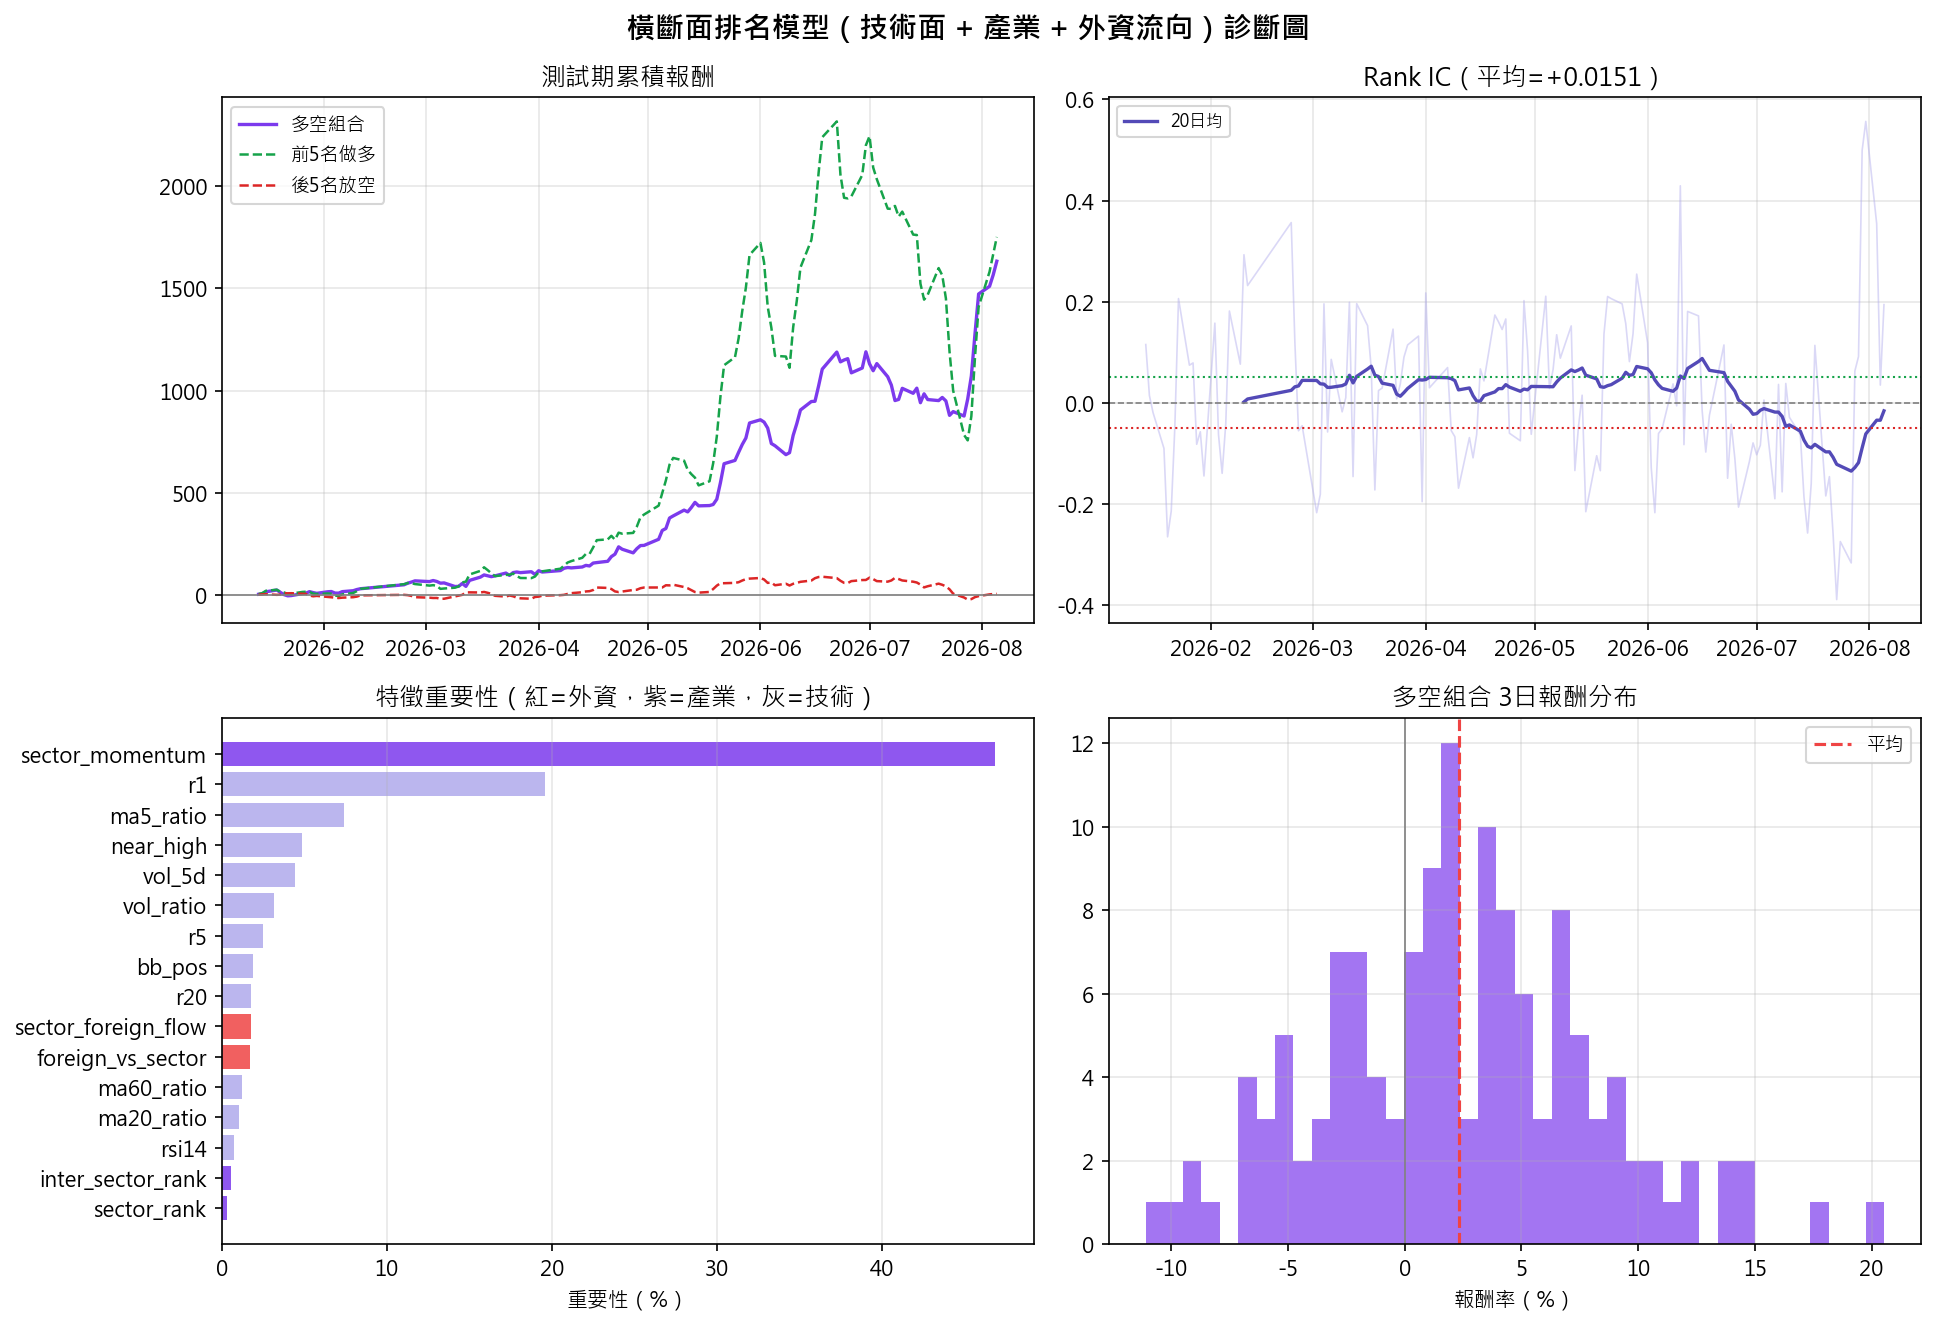

This chart was generated by the following Python code:
# day29_sector_foreign_flow.py — 加入產業群組外資流向特徵
# 在 day28_sector_ranking.py 基礎上新增：
#   sector_foreign_flow : 該股所屬產業群組的外資近5日累積買超（標準化）
#   foreign_vs_sector   : 個股外資買超相對同群組的強弱

from __future__ import annotations
import argparse
import warnings
from dataclasses import dataclass
from pathlib import Path
from datetime import date, timedelta

import matplotlib
matplotlib.use("Agg")
import matplotlib.pyplot as plt
import numpy as np
import pandas as pd
import yfinance as yf
from FinMind.data import DataLoader
from scipy.stats import spearmanr
from sklearn.ensemble import RandomForestRegressor

warnings.filterwarnings("ignore")

plt.rcParams["font.family"] = "Microsoft JhengHei"
plt.rcParams["axes.unicode_minus"] = False

DEFAULT_PERIOD  = "3y"
DEFAULT_OUTPUT  = "day29_sector_foreign_flow.png"
FORWARD_DAYS    = 3
TEST_SIZE       = 0.2
TOP_N           = 5
RANDOM_STATE    = 42
INST_DAYS       = 400   # 抓幾天的三大法人資料

from watchlist import ALL_STOCKS
STOCKS = ALL_STOCKS

# 產業分群（與 day28 相同）
SECTOR_MAP = {
    "聯發科": "A_chip", "世芯-KY": "A_chip", "訊芯-KY": "A_chip",
    "晶心科": "A_chip", "智原": "A_chip", "M31": "A_chip",
    "聯詠": "A_chip", "原相": "A_chip", "光寶科": "A_chip", "所羅門": "A_chip",
    "南亞科": "B_memory", "華邦電": "B_memory", "旺宏": "B_memory",
    "台積電": "C_osat", "日月光投控": "C_osat", "力成": "C_osat",
    "穩懋": "C_osat", "超豐": "C_osat", "IET-KY": "C_osat",
    "台表科": "C_osat", "全新": "C_osat",
    "南電": "D_pcb", "欣興": "D_pcb", "臻鼎-KY": "D_pcb",
    "家登": "D_pcb", "弘塑": "D_pcb",
    "廣達": "E_server", "英業達": "E_server", "緯創": "E_server",
    "鴻海": "E_server", "緯穎": "E_server", "樺漢": "E_server", "研華": "E_server",
    "奇鋐": "F_thermal", "貿聯-KY": "F_thermal",
    "國巨": "G_passive", "凱美": "G_passive", "尼克森": "G_passive",
    "志聖": "H_equip", "中砂": "H_equip", "家碩": "H_equip",
    "商丞": "H_equip", "鈦昇": "H_equip", "意德士": "H_equip",
    "技嘉": "I_other", "華碩": "I_other", "群創": "I_other",
    "宏達電": "I_other", "晟銘電": "I_other", "倉佑": "I_other",
    "東陽": "I_other", "文曄": "I_other", "慧洋-KY": "I_other",
}

TECH_FEATURES = [
    "r1", "r5", "r20", "ma5_ratio", "ma20_ratio", "ma60_ratio",
    "vol_ratio", "vol_5d", "rsi14", "bb_pos", "near_high",
]
SECTOR_FEATURES = ["sector_momentum", "sector_rank", "inter_sector_rank"]
INST_FEATURES   = ["sector_foreign_flow", "foreign_vs_sector"]
ALL_FEATURES    = TECH_FEATURES + SECTOR_FEATURES + INST_FEATURES


@dataclass(frozen=True)
class RankingResult:
    model: RandomForestRegressor
    train_data: pd.DataFrame
    test_data: pd.DataFrame
    daily_results: pd.DataFrame
    feature_importances: pd.Series
    latest_date: pd.Timestamp
    latest_ranking: pd.DataFrame


def download_market_data(symbols, period):
    raw = yf.download(symbols, period=period, progress=False,
                      auto_adjust=True, group_by="ticker")
    prices_dict, volumes_dict = {}, {}
    for sym in symbols:
        name = STOCKS[sym]
        try:
            if sym in raw.columns.get_level_values(0):
                prices_dict[name]  = raw[sym]["Close"]
                volumes_dict[name] = raw[sym]["Volume"]
        except Exception:
            pass
    prices  = pd.DataFrame(prices_dict).ffill().bfill()
    volumes = pd.DataFrame(volumes_dict).ffill().bfill()
    return prices, volumes


def calc_rsi(prices, window=14):
    delta = prices.diff()
    gain  = delta.clip(lower=0).rolling(window).mean()
    loss  = (-delta.clip(upper=0)).rolling(window).mean()
    return 100 - (100 / (1 + gain / loss.replace(0, np.nan)))


def build_tech_features(price, volume):
    f = pd.DataFrame(index=price.index)
    r1 = price.pct_change(1)
    f["r1"]         = r1
    f["r5"]         = price.pct_change(5)
    f["r20"]        = price.pct_change(20)
    f["ma5_ratio"]  = price / price.rolling(5).mean()  - 1
    f["ma20_ratio"] = price / price.rolling(20).mean() - 1
    f["ma60_ratio"] = price / price.rolling(60).mean() - 1
    f["vol_ratio"]  = volume / volume.rolling(20).mean()
    f["vol_5d"]     = r1.rolling(5).std()
    f["rsi14"]      = calc_rsi(price)
    bb_mid = price.rolling(20).mean()
    bb_std = price.rolling(20).std()
    f["bb_pos"]     = (price - (bb_mid - 2*bb_std)) / (4*bb_std).replace(0, np.nan)
    f["near_high"]  = price / price.rolling(20).max() - 1
    f["future_3d"]  = price.pct_change(FORWARD_DAYS).shift(-FORWARD_DAYS)
    return f.replace([np.inf, -np.inf], np.nan)


def fetch_institutional_data(names: list[str]) -> dict:
    """抓取多檔股票的外資買賣超，回傳 {name: pd.Series(net_foreign, index=date)}"""
    dl = DataLoader()
    start = (date.today() - timedelta(days=INST_DAYS)).strftime("%Y-%m-%d")
    code_map = {v: k.replace(".TW","").replace(".TWO","") for k, v in STOCKS.items()}

    inst_dict = {}
    success, failed = 0, 0

    print(f"  抓取外資資料（{len(names)} 檔，約需 2-3 分鐘）...")
    for name in names:
        code = code_map.get(name)
        if not code:
            continue
        try:
            df = dl.taiwan_stock_institutional_investors(
                stock_id=code, start_date=start
            )
            if df.empty:
                failed += 1
                continue
            # 只取外資買賣超
            foreign = df[df["name"] == "Foreign_Investor"].copy()
            foreign["net"] = foreign["buy"] - foreign["sell"]
            series = foreign.groupby("date")["net"].sum()
            series.index = pd.to_datetime(series.index)
            inst_dict[name] = series
            success += 1
        except Exception:
            failed += 1

    print(f"  外資資料：成功 {success} 檔，失敗 {failed} 檔")
    return inst_dict


def add_all_features(panel: pd.DataFrame, inst_dict: dict) -> pd.DataFrame:
    """新增產業特徵 + 外資流向特徵"""
    panel = panel.copy()
    panel["sector"] = panel.index.get_level_values("Ticker").map(SECTOR_MAP).fillna("Z_unknown")

    # ── 先加外資買賣超到 panel ──────────────────────
    panel["foreign_net"] = np.nan
    for name, series in inst_dict.items():
        mask = panel.index.get_level_values("Ticker") == name
        # 對齊日期，用 ffill 填補缺漏的交易日
        aligned = series.reindex(panel[mask].index.get_level_values("Date"), method="ffill")
        panel.loc[mask, "foreign_net"] = aligned.values

    panel["foreign_net"] = panel["foreign_net"].fillna(0)

    # ── 按日期計算所有特徵 ──────────────────────────
    results = []
    for dt, day_df in panel.groupby(level="Date"):
        day_df = day_df.copy()

        # 1. sector_rank
        day_df["sector_rank"] = day_df.groupby("sector")["r1"].rank(pct=True)

        # 2. sector_momentum
        day_df["sector_momentum"] = day_df.groupby("sector")["r5"].transform("mean")

        # 3. inter_sector_rank
        sector_means   = day_df.groupby("sector")["r5"].mean()
        stock_sec_mean = day_df["sector"].map(sector_means)
        day_df["inter_sector_rank"] = (day_df["r5"] - stock_sec_mean).rank(pct=True)

        # 4. sector_foreign_flow：群組外資近5日標準化買超
        #    （這裡用當日的 foreign_net 加總代替，真實應用需 rolling，簡化處理）
        sec_foreign = day_df.groupby("sector")["foreign_net"].transform("sum")
        sec_foreign_std = sec_foreign.std()
        day_df["sector_foreign_flow"] = (
            sec_foreign / sec_foreign_std if sec_foreign_std > 0 else 0
        )

        # 5. foreign_vs_sector：個股外資 - 群組均值
        sec_foreign_mean = day_df.groupby("sector")["foreign_net"].transform("mean")
        diff = day_df["foreign_net"] - sec_foreign_mean
        diff_std = diff.std()
        day_df["foreign_vs_sector"] = diff / diff_std if diff_std > 0 else 0

        results.append(day_df)

    return pd.concat(results).drop(columns=["sector", "foreign_net"])


def build_panel(prices, volumes, inst_dict):
    frames = []
    for ticker in prices.columns:
        f = build_tech_features(prices[ticker], volumes[ticker])
        f["Ticker"] = ticker
        frames.append(f)
    panel = pd.concat(frames)
    panel.index.name = "Date"
    panel = panel.set_index("Ticker", append=True).sort_index()

    print("  計算產業 + 外資流向特徵...")
    panel = add_all_features(panel, inst_dict)
    return panel


def split_train_test(panel):
    clean = panel.dropna(subset=ALL_FEATURES + ["future_3d"]).copy()
    dates = clean.index.get_level_values("Date").unique().sort_values()
    split = int(len(dates) * (1 - TEST_SIZE))
    train_d = dates[:split]
    test_d  = dates[split:]
    train = clean.loc[clean.index.get_level_values("Date").isin(train_d)]
    test  = clean.loc[clean.index.get_level_values("Date").isin(test_d)]
    return train, test


def train_model(train):
    model = RandomForestRegressor(
        n_estimators=300, max_depth=6,
        min_samples_leaf=20, random_state=RANDOM_STATE, n_jobs=-1,
    )
    model.fit(train[ALL_FEATURES], train["future_3d"])
    return model


def evaluate(test, preds):
    scored = test.copy()
    scored["predicted"] = preds
    rows = []
    for dt, group in scored.groupby(level="Date"):
        if len(group) < TOP_N * 2:
            continue
        ranked = group.sort_values("predicted", ascending=False)
        rows.append({
            "date":       dt,
            "long":       ranked["future_3d"].head(TOP_N).mean(),
            "short":      ranked["future_3d"].tail(TOP_N).mean(),
            "long_short": ranked["future_3d"].head(TOP_N).mean() - ranked["future_3d"].tail(TOP_N).mean(),
            "spearman":   spearmanr(ranked["predicted"], ranked["future_3d"])[0]
                          if ranked["predicted"].nunique() > 1 else np.nan,
        })
    return pd.DataFrame(rows).set_index("date").dropna()


def predict_latest(model, panel):
    lf = panel.dropna(subset=ALL_FEATURES)
    latest_date = lf.index.get_level_values("Date").max()
    cross = lf.xs(latest_date, level="Date").copy()
    cross["predicted"] = model.predict(cross[ALL_FEATURES])
    cross["Rank"] = cross["predicted"].rank(ascending=False, method="first").astype(int)
    return latest_date, cross.sort_values("Rank").reset_index()


def print_summary(result):
    daily = result.daily_results
    lc = (1 + daily["long"]).cumprod() - 1
    sc = (1 + daily["short"]).cumprod() - 1
    ls = (1 + daily["long_short"]).cumprod() - 1

    print("\n" + "="*62)
    print("📈 橫斷面排名模型（技術面 + 產業特徵 + 外資流向）")
    print("="*62)
    print(f"訓練集：{len(result.train_data):,}  |  測試天數：{len(daily)}")
    print(f"Spearman Rank IC：{daily['spearman'].mean():+.4f}")
    print(f"做多前{TOP_N}名累積報酬：{lc.iloc[-1]*100:+.1f}%")
    print(f"放空後{TOP_N}名累積報酬：{sc.iloc[-1]*100:+.1f}%")
    print(f"多空組合累積報酬：{ls.iloc[-1]*100:+.1f}%")

    print(f"\n特徵重要性（前10）：")
    for name, val in result.feature_importances.head(10).items():
        tag = ""
        if name in SECTOR_FEATURES: tag = " ★產業"
        if name in INST_FEATURES:   tag = " ★外資"
        print(f"  {name:<25} {val*100:.2f}%{tag}")

    ranking_df = result.latest_ranking
    today_str  = result.latest_date.strftime("%Y-%m-%d")
    n_total    = len(ranking_df)

    print(f"\n{'🔥'*5} 決策面板 ({today_str}) {'🔥'*5}")
    print(f"\n👑 前 {TOP_N} 名：")
    for _, row in ranking_df.head(TOP_N).iterrows():
        sec = SECTOR_MAP.get(row["Ticker"], "其他")
        print(f"  第{int(row['Rank']):2d}名 | {row['Ticker']:<15} | {row['predicted']:+.5f} | {sec}")

    print(f"\n🛡️ 緩衝區（第 {TOP_N+1}~10 名）：")
    for _, row in ranking_df.iloc[TOP_N:10].iterrows():
        sec = SECTOR_MAP.get(row["Ticker"], "其他")
        print(f"  第{int(row['Rank']):2d}名 | {row['Ticker']:<15} | {row['predicted']:+.5f} | {sec}")

    print(f"\n🛑 警報區（後 {TOP_N} 名）：")
    for _, row in ranking_df.tail(TOP_N).iloc[::-1].iterrows():
        rev = n_total - int(row["Rank"]) + 1
        sec = SECTOR_MAP.get(row["Ticker"], "其他")
        print(f"  倒數第{rev:2d}名 | {row['Ticker']:<15} | {row['predicted']:+.5f} | {sec}")
    print("="*62)

    out_dir  = Path(__file__).with_name("stock")
    out_dir.mkdir(exist_ok=True)
    csv_path = out_dir / f"predictions_foreign_{today_str}.csv"
    ranking_df.to_csv(csv_path, index=False, encoding="utf-8-sig")
    print(f"💾 存檔：{csv_path}")


def create_figure(result, output_path):
    daily = result.daily_results
    lc = (1 + daily["long"]).cumprod() - 1
    sc = (1 + daily["short"]).cumprod() - 1
    ls = (1 + daily["long_short"]).cumprod() - 1

    fig, axes = plt.subplots(2, 2, figsize=(13, 9))
    fig.suptitle("橫斷面排名模型（技術面 + 產業 + 外資流向）診斷圖",
                 fontsize=14, fontweight="bold")

    ax = axes[0, 0]
    ax.plot(ls.index, ls*100, color="#7C3AED", lw=1.6, label="多空組合")
    ax.plot(lc.index, lc*100, color="#16A34A", lw=1.2, ls="--", label=f"前{TOP_N}名做多")
    ax.plot(sc.index, sc*100, color="#DC2626", lw=1.2, ls="--", label=f"後{TOP_N}名放空")
    ax.axhline(0, color="gray", lw=0.8)
    ax.set_title("測試期累積報酬")
    ax.legend(fontsize=9)
    ax.grid(alpha=0.3)

    ax = axes[0, 1]
    rolling_ic = daily["spearman"].rolling(20).mean()
    ax.plot(daily.index, daily["spearman"], color="#AFA9EC", lw=0.8, alpha=0.45)
    ax.plot(rolling_ic.index, rolling_ic, color="#534AB7", lw=1.6, label="20日均")
    ax.axhline(0,    color="gray", lw=0.8, ls="--")
    ax.axhline(0.05, color="#16A34A", lw=1, ls=":")
    ax.axhline(-0.05, color="#DC2626", lw=1, ls=":")
    ax.set_title(f"Rank IC（平均={daily['spearman'].mean():+.4f}）")
    ax.legend(fontsize=8)
    ax.grid(alpha=0.3)

    ax = axes[1, 0]
    imp = result.feature_importances.sort_values()
    colors = []
    for n in imp.index:
        if n in INST_FEATURES:   colors.append("#EF4444")   # 紅=外資
        elif n in SECTOR_FEATURES: colors.append("#7C3AED") # 紫=產業
        else:                      colors.append("#AFA9EC")  # 灰=技術
    ax.barh(imp.index, imp.values*100, color=colors, alpha=0.85)
    ax.set_title("特徵重要性（紅=外資，紫=產業，灰=技術）")
    ax.set_xlabel("重要性（%）")
    ax.grid(axis="x", alpha=0.3)

    ax = axes[1, 1]
    ax.hist(daily["long_short"]*100, bins=40, color="#7C3AED", alpha=0.7)
    ax.axvline(daily["long_short"].mean()*100, color="#EF4444", lw=1.5, ls="--", label="平均")
    ax.axvline(0, color="gray", lw=0.8)
    ax.set_title("多空組合 3日報酬分布")
    ax.set_xlabel("報酬率（%）")
    ax.legend(fontsize=9)
    ax.grid(alpha=0.3)

    plt.tight_layout()
    fig.savefig(output_path, dpi=150, bbox_inches="tight")
    plt.close(fig)
    print(f"圖表已存檔：{output_path}")


def main():
    parser = argparse.ArgumentParser()
    parser.add_argument("--period", default=DEFAULT_PERIOD)
    parser.add_argument("--output", type=Path,
                        default=Path(__file__).with_name(DEFAULT_OUTPUT))
    args = parser.parse_args()

    yf.set_tz_cache_location(str(Path(__file__).with_name(".yfinance_cache")))

    symbols = list(STOCKS.keys())
    names   = list(STOCKS.values())

    print(f"下載 {len(symbols)} 檔股價資料...")
    prices, volumes = download_market_data(symbols, args.period)
    print(f"可用股票：{len(prices.columns)} 檔，{len(prices)} 個交易日")

    # 抓外資資料（只抓有在 SECTOR_MAP 的股票）
    sector_names = [n for n in names if n in SECTOR_MAP]
    inst_dict = fetch_institutional_data(sector_names)

    print("建立特徵資料集...")
    panel = build_panel(prices, volumes, inst_dict)

    train, test = split_train_test(panel)
    print(f"訓練：{train.index.get_level_values('Date').min().date()} ～ "
          f"{train.index.get_level_values('Date').max().date()}")
    print(f"測試：{test.index.get_level_values('Date').min().date()} ～ "
          f"{test.index.get_level_values('Date').max().date()}")

    print("訓練模型...")
    model  = train_model(train)
    preds  = model.predict(test[ALL_FEATURES])
    daily  = evaluate(test, preds)
    imp    = pd.Series(model.feature_importances_, index=ALL_FEATURES).sort_values(ascending=False)
    latest_date, ranking = predict_latest(model, panel)

    result = RankingResult(
        model=model, train_data=train, test_data=test,
        daily_results=daily, feature_importances=imp,
        latest_date=latest_date, latest_ranking=ranking,
    )

    print_summary(result)
    create_figure(result, args.output)


if __name__ == "__main__":
    main()
